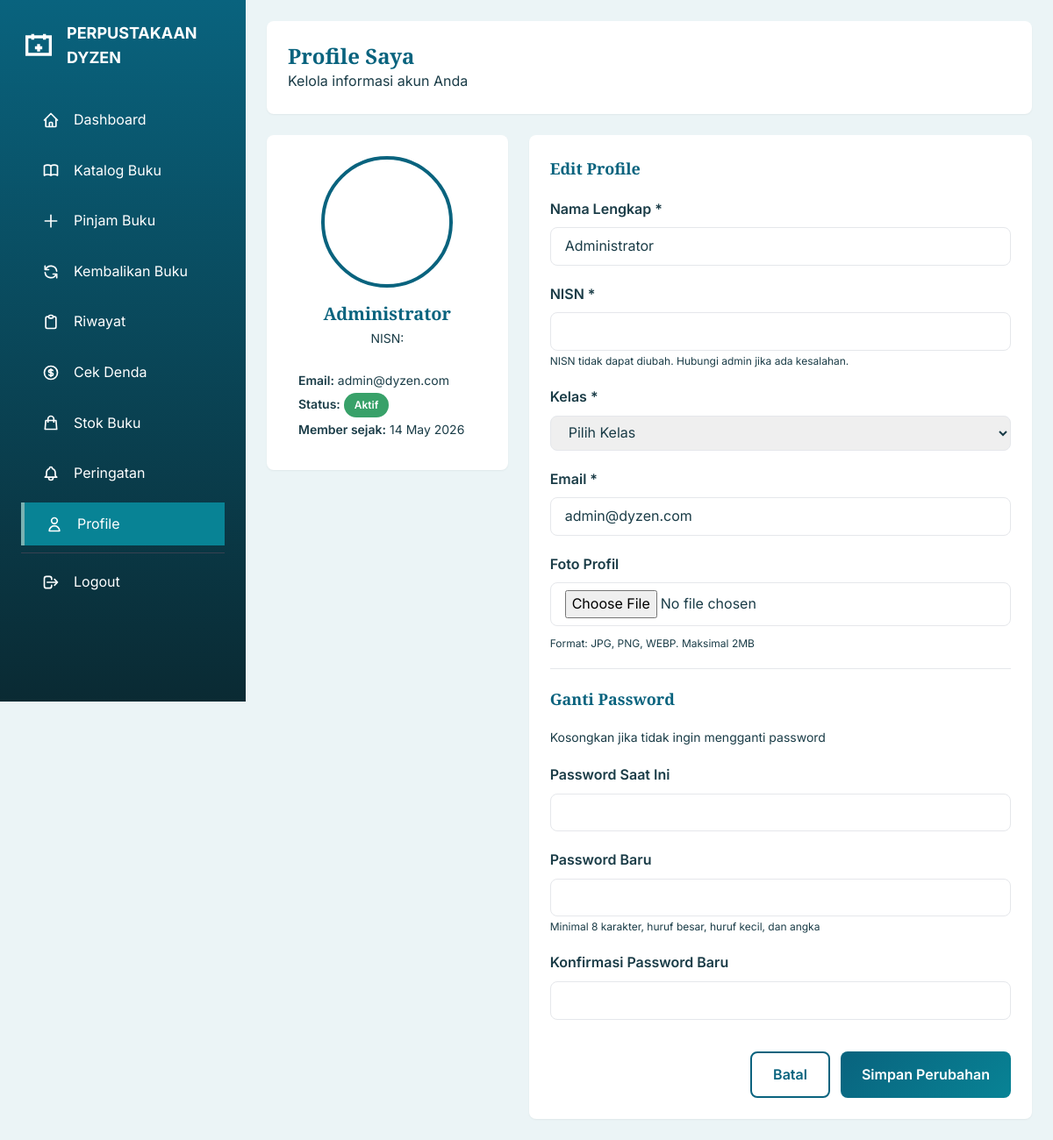
Page /page/user/profile_user.php (signed in) on the committed database.
### tables this page shows
CREATE TABLE IF NOT EXISTS `users` (
    `id` INT(11) NOT NULL AUTO_INCREMENT,
    `nama` VARCHAR(100) NOT NULL,
    `email` VARCHAR(100) NOT NULL,
    `password` VARCHAR(255) NOT NULL,
    `role` ENUM('admin', 'user') NOT NULL DEFAULT 'user',
    `nisn` VARCHAR(20) DEFAULT NULL,
    `kelas` VARCHAR(20) DEFAULT NULL,
    `foto` VARCHAR(255) DEFAULT NULL,
    `status` ENUM('aktif', 'banned') NOT NULL DEFAULT 'aktif',
    `token_reset` VARCHAR(255) DEFAULT NULL,
    `last_login` DATETIME DEFAULT NULL,
    `created_at` TIMESTAMP NOT NULL DEFAULT CURRENT_TIMESTAMP,
    `updated_at` TIMESTAMP NOT NULL DEFAULT CURRENT_TIMESTAMP ON UPDATE CURRENT_TIMESTAMP,
    PRIMARY KEY (`id`),
    UNIQUE KEY `email` (`email`),
    UNIQUE KEY `nisn` (`nisn`),
    KEY `idx_status` (`status`),
    KEY `idx_role_status` (`role`, `status`)
);

### config/data_base.php (called while the page is built, shortened)
<?php
function e($string, $flags = ENT_QUOTES) {
    return htmlspecialchars($string ?? '', $flags, 'UTF-8');
}

### page/user/profile_user.php (the view, shortened to what this page needs)
<?php
require_once '../../config/data_base.php';
$user_id = $_SESSION['user_id'];
$stmt = $pdo->prepare("SELECT * FROM users WHERE id = ?");
$stmt->execute([$user_id]);
$user = $stmt->fetch();
?>
<!DOCTYPE html>
<html lang="id">
<head>
    <link href="https://cdn.jsdelivr.net/npm/tailwindcss@2/dist/tailwind.min.css" rel="stylesheet">
    <link rel="stylesheet" href="../../assets/css/style.css">
</head>
<body>
    <?php include 'sidebar_user.php'; ?>
    <div class="main-content">
        <header class="bg-white rounded-lg shadow-sm p-6 mb-6">
            <div>
                <h1 class="text-2xl font-playfair font-bold text-primary">Profile Saya</h1>
                <p class="text-text-light">Kelola informasi akun Anda</p>
            </div>
        </header>
        <div class="grid lg:grid-cols-3 gap-6">
            <div class="lg:col-span-1">
                <div class="bg-white rounded-lg shadow-sm p-6 text-center">
                    <?php if (!empty($user['foto']) && file_exists('../../uploads/covers/' . $user['foto'])): ?>
                        <img src="../../uploads/covers/<?= e($user['foto']) ?>" class="profile-photo mx-auto mb-4" alt="Profile Photo">
                    <?php else: ?>
                        <div class="profile-photo mx-auto mb-4 bg-gradient-to-br from-primary to-secondary flex items-center justify-center">
                            <span class="text-white text-5xl font-bold"><?= strtoupper(substr($user['nama'], 0, 1)) ?></span>
                        </div>
                    <?php endif; ?>
                    <h3 class="font-bold text-xl"><?= e($user['nama']) ?></h3>
                    <p class="text-text-light text-sm mt-1">NISN: <?= e($user['nisn']) ?></p>
                    <div class="mt-4 p-3 bg-light rounded-lg text-left">
                        <p class="text-sm text-text mb-1">
                            <span class="font-semibold">Email:</span> <?= e($user['email']) ?>
                        </p>
                        <p class="text-sm text-text mb-1">
                            <span class="font-semibold">Status:</span>
                            <span class="badge <?= $user['status'] == 'aktif' ? 'badge-success' : 'badge-danger' ?>">
                                <?= $user['status'] == 'aktif' ? 'Aktif' : 'Banned' ?>
                            </span>
                        </p>
                        <p class="text-sm text-text">
                            <span class="font-semibold">Member sejak:</span> <?= date('d F Y', strtotime($user['created_at'])) ?>
                        </p>
                    </div>
                </div>
            </div>
            <div class="lg:col-span-2">
                <div class="bg-white rounded-lg shadow-sm p-6">
                    <h3 class="font-bold text-lg mb-4">Edit Profile</h3>
                    <form method="POST" action="" enctype="multipart/form-data" class="space-y-5">
                        <div>
                            <label class="block text-text font-semibold mb-2">Nama Lengkap *</label>
                            <input type="text" name="nama" required
                                   value="<?= e($_POST['nama'] ?? $user['nama']) ?>"
                                   class="w-full px-4 py-2 border border-accent rounded-lg focus:outline-none focus:border-primary">
                        </div>
                        <div>
                            <label class="block text-text font-semibold mb-2">NISN *</label>
                            <input type="text" name="nisn" required
                                   value="<?= e($_POST['nisn'] ?? $user['nisn']) ?>"
                                   class="w-full px-4 py-2 border border-accent rounded-lg focus:outline-none focus:border-primary"
                                   readonly>
                            <p class="text-text-light text-xs mt-1">NISN tidak dapat diubah. Hubungi admin jika ada kesalahan.</p>
                        </div>
                        <div>
                            <label class="block text-text font-semibold mb-2">Kelas *</label>
                            <select name="kelas" required class="w-full px-4 py-2 border border-accent rounded-lg focus:outline-none focus:border-primary">
                                <option value="">Pilih Kelas</option>
                            </select>
                        </div>
                        <div>
                            <label class="block text-text font-semibold mb-2">Email *</label>
                            <input type="email" name="email" required
                                   value="<?= e($_POST['email'] ?? $user['email']) ?>"
                                   class="w-full px-4 py-2 border border-accent rounded-lg focus:outline-none focus:border-primary">
                        </div>
                        <div>
                            <label class="block text-text font-semibold mb-2">Foto Profil</label>
                            <div class="flex flex-col space-y-3">
                                <input type="file" name="foto" accept="image/jpeg,image/png,image/webp" id="fotoInput"
                                       class="w-full px-4 py-2 border border-accent rounded-lg focus:outline-none focus:border-primary">
                                <p class="text-text-light text-xs mt-1">Format: JPG, PNG, WEBP. Maksimal 2MB</p>
                            </div>
                        </div>
                        <hr class="my-4">
                        <h3 class="font-bold text-lg mb-4">Ganti Password</h3>
                        <p class="text-sm text-text-light mb-2">Kosongkan jika tidak ingin mengganti password</p>
                        <div>
                            <label class="block text-text font-semibold mb-2">Password Saat Ini</label>
                            <input type="password" name="current_password" id="current_password"
                                   class="w-full px-4 py-2 border border-accent rounded-lg focus:outline-none focus:border-primary">
                        </div>
                        <div>
                            <label class="block text-text font-semibold mb-2">Password Baru</label>
                            <input type="password" name="new_password" id="new_password"
                                   class="w-full px-4 py-2 border border-accent rounded-lg focus:outline-none focus:border-primary">
                            <p class="text-text-light text-xs mt-1">Minimal 8 karakter, huruf besar, huruf kecil, dan angka</p>
                        </div>
                        <div>
                            <label class="block text-text font-semibold mb-2">Konfirmasi Password Baru</label>
                            <input type="password" name="confirm_password" id="confirm_password"
                                   class="w-full px-4 py-2 border border-accent rounded-lg focus:outline-none focus:border-primary">
                        </div>
                        <div class="flex justify-end space-x-3 pt-4">
                            <a href="index_user.php" class="btn-outline">Batal</a>
                            <button type="submit" class="btn-primary">Simpan Perubahan</button>
                        </div>
                    </form>
                </div>
            </div>
        </div>
    </div>
</body>
</html>

### assets/css/style.css (style rules this page uses)
:root { --color-primary: #09637E; --color-secondary: #088395; --color-accent: #7AB2B2; --color-light: #EBF4F6; --color-white: #FFFFFF; --color-dark: #0A2A33; --color-danger: #E53E3E; --color-success: #38A169; --color-warning: #D69E2E; --color-text: #1A3C47; --color-text-light: #6B9EA8; --shadow-sm: 0 1px 2px 0 rgb(0 0 0 / 0.05); --shadow-md: 0 4px 6px -1px rgb(0 0 0 / 0.1); --shadow-lg: 0 10px 15px -3px rgb(0 0 0 / 0.1); --shadow-xl: 0 20px 25px -5px rgb(0 0 0 / 0.1); --transition-fast: 150ms ease; --transition-normal: 250ms ease; --transition-slow: 350ms ease; --radius-sm: 0.375rem; --radius-md: 0.5rem; --radius-lg: 0.75rem; --radius-xl: 1rem; }
* { margin: 0; padding: 0; box-sizing: border-box; }
body { font-family: 'Inter', sans-serif; color: var(--color-text); background-color: var(--color-light); line-height: 1.6; overflow-x: hidden; }
h1, h2, h3, h4, h5, h6 { font-family: 'Playfair Display', serif; font-weight: 700; line-height: 1.2; color: var(--color-primary); }
.btn-primary { background: linear-gradient(135deg, var(--color-primary), var(--color-secondary)); color: var(--color-white); padding: 0.75rem 1.5rem; border-radius: var(--radius-md); font-weight: 600; transition: all var(--transition-normal); border: none; cursor: pointer; position: relative; overflow: hidden; }
.btn-outline { background: transparent; border: 2px solid var(--color-primary); color: var(--color-primary); padding: 0.75rem 1.5rem; border-radius: var(--radius-md); font-weight: 600; transition: all var(--transition-normal); cursor: pointer; }
.badge { display: inline-flex; align-items: center; padding: 0.25rem 0.75rem; border-radius: 9999px; font-size: 0.75rem; font-weight: 600; }
.badge-success { background: var(--color-success); color: white; }

### page/user/profile_user.php (style rules this page uses)
.main-content { margin-left: 280px; padding: 1.5rem; }
.profile-photo { width: 150px; height: 150px; object-fit: cover; border-radius: 50%; border: 4px solid var(--color-primary); }

### rows in the picture
users: nama "Administrator", email "admin@dyzen.com", created_at "14 May 2026"
